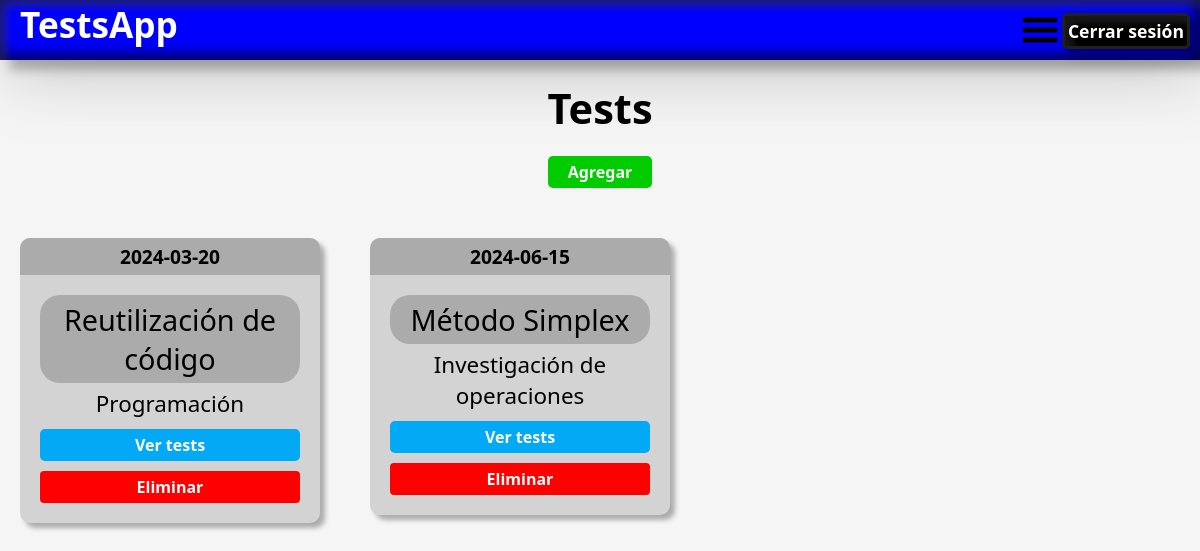
The page /Views/pages/tests/test_view.php (signed in) on the database its author committed.
### tables this page shows
CREATE TABLE `tests` (
  `id_test` int(11) NOT NULL,
  `tema` text NOT NULL,
  `fecha_limite` date NOT NULL,
  `escala` float NOT NULL,
  `id_mat` int(11) NOT NULL,
  `id_usu` int(11) NOT NULL
);

CREATE TABLE `materias` (
  `id_mat` int(11) NOT NULL,
  `materia` varchar(100) NOT NULL
);

### Models/base_datos.php (called while the page is built)
<?php
class Base_datos
{
	private static $host = 'localhost';
	private static $db = 'testsapp';
	private static $user = 'root';
	private static $password = '';
	private static $charset = "utf8";
	public static function connect()
	{
		try {
			$con = new PDO("mysql:host=" . self::$host . ";dbname=" . self::$db . ";charset=" . self::$charset, self::$user, self::$password);
			$con->setAttribute(PDO::ATTR_ERRMODE, PDO::ERRMODE_EXCEPTION);
			return $con;
		} catch (PDOException $e) {
			print_r("Error de conexion: " . $e->getMessage());
			echo "Linea del error" . $e->getLine();
		}
	}
}

### Controllers/test_controller.php (called while the page is built, shortened)
<?php
class Test_controller
{
    private $tests;
    public function __construct()
    {
        require("../../../Models/test_model.php");
        $this->tests = new Test;
    }
    public function listar()
    {
        $datos = $this->tests->index();
        return $datos;
    }
}

### Models/test_model.php (called while the page is built, shortened)
<?php
class Test
{
    private $con;
    public function __construct()
    {
        require("base_datos.php");
        $this->con = Base_datos::connect();
    }
    public function index()
    {
        $sql = "SELECT * FROM materias RIGHT OUTER JOIN tests ON materias.id_mat=tests.id_mat LEFT OUTER JOIN usuarios ON tests.id_usu=usuarios.id_usu";
        $datos = $this->con->query($sql);
        return $datos;
    }
}

### Views/pages/tests/test_view.php (the view, shortened to what this page needs)
<?php
require("../../../Controllers/test_controller.php");
$datos = new Test_controller();
$resultados = $datos->listar();
?>
<!DOCTYPE html>
<html lang="en">
<head>
    <link rel="stylesheet" href="../../css/general.css">
    <link rel="stylesheet" href="../../css/listados.css?v=<?php echo (rand()); ?>" />
</head>
<body>
    <?php include("../../navbar.php") ?>
    <div class="titulo">
        <h1>Tests</h1>
    </div>
    <div class="agregar">
        <a href="test_agregar.php"><button>Agregar</button></a>
    </div>
    <ul id="tests_ul">
        <?php
        $num = 0;
        while ($row = $resultados->fetch(PDO::FETCH_ASSOC)) {
            if ($row['nom_usu'] == $_SESSION['nombre']) {
        ?>
                <li class="contenedor_test">
                    <?php
                    echo "
                    <div class='test_estado'>
                        <span>" . $row['fecha_limite'] . "</span>
                    </div>";
                    ?>
                    <div class="sec_cont">
                        <span class="span_tema"><?php echo $row['tema']; ?></span>
                        <span class="span_materia" style="margin-top: -5px;"><?php echo $row['materia']; ?></span>
                        <div>
                            <a class="btn_ver-realizar_test" href="test_lista_ver.php?id_test=<?php echo $row['id_test']; ?>&escala=<?php echo $row['escala']; ?>"><button>Ver tests</button></a>
                        </div>
                        <?php
                        include("test_modal_eliminar.php");
                        $num++
                        ?>
                    </div>
                </li>
        <?php
            }
        }
        ?>
    </ul>
</body>
</html>

### Views/pages/tests/test_modal_eliminar.php (shortened to what this page needs)
<link rel="stylesheet" href="./../../css/modal_eliminar.css?v=<?php echo (rand()); ?>">
<label for="btn-modal<?php echo $num ?>" style="width: 100% ;">
    <div class="boton-modal">
        Eliminar
    </div>
</label>

### Views/css/general.css (style rules this page uses)
* { margin: 0px; padding: 0px; box-sizing: border-box; font-family: system-ui, -apple-system, BlinkMacSystemFont, "Segoe UI", Roboto, Oxygen, Ubuntu, Cantarell, "Open Sans", "Helvetica Neue", sans-serif; }
body { background-color: whitesmoke; width: 100%; }

### Views/css/listados.css (style rules this page uses)
body { min-width: 900px; position: relative; }
.titulo { width: 100%; text-align: center; margin-top: 20px; font-size: 1.3em; user-select: none; }
.agregar { display: block; text-align: center; }
.agregar button { margin-top: 20px; padding: 5px 20px; border: none; outline: none; color: #fff; background: #00cc00; border-radius: 5px; font-weight: bold; font-size: 1em; transition: all 0.3s ease; cursor: pointer; }
#tests_ul { display: flex; flex-wrap: wrap; text-align: center; gap: 50px; padding: 20px; margin-top: 30px; }
.contenedor_test { display: flex; flex-direction: column; width: 300px; height: fit-content; overflow: hidden; background-color: lightgray; border-radius: 10px; padding-top: 0px; font-size: 1em; font-weight: 500; user-select: none; box-shadow: 5px 5px 5px rgba(0, 0, 0, 0.3); }
.test_estado { font-size: 1.2em; padding: 5px; background-color: rgb(171, 171, 171); font-weight: bold; position: relative; }
.sec_cont { display: flex; flex-direction: column; gap: 10px; padding: 20px; }
.span_tema { font-size: 1.8em; background-color: rgb(171, 171, 171); border-radius: 20px; padding: 5px; }
.span_materia { font-size: 1.4em; }
.btn_ver-realizar_test button { border: none; outline: none; padding: 5px; color: #fff; border-radius: 5px; font-weight: bold; font-size: 1em; transition: all 0.3s ease; cursor: pointer; background: #03a9f4; width: 100%; }

### Views/css/modal_eliminar.css (style rules this page uses)
.boton-modal { padding: 5px; display: inline-block; color: #fff; }

### Views/pages/tests/test_modal_eliminar.php (style rules this page uses)
.boton-modal { width: 100%; background: red; border-radius: 4px; cursor: pointer; font-weight: bold; transition: all 300ms ease; }

### rows shown on the page
tests: fecha_limite "2024-03-20", tema "Reutilización de código", id_mat.materia "Programación"
tests: fecha_limite "2024-06-15", tema "Método Simplex", id_mat.materia "Investigación de operaciones", $num 1 (drawn)
